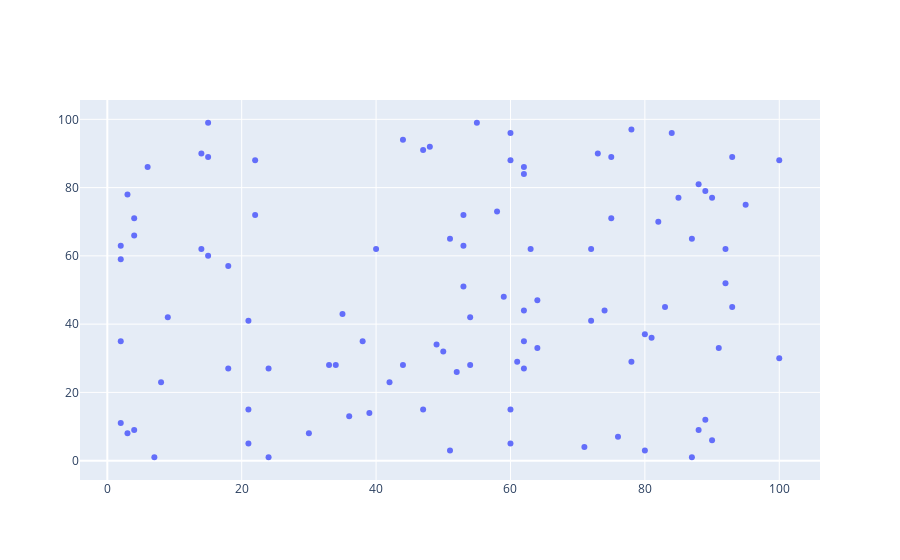

The code cell stored with this chart in its notebook:
### Markdown cell above
## Scatter Plot

### Code cell
np.random.seed(42)
random_x = np.random.randint(1, 101, 100)
random_y = np.random.randint(1, 101, 100)


data = [go.Scatter(
    x = random_x,
    y = random_y, 
    mode= 'markers'
)]

py.iplot(data)

### Figure 1 — Plotly figure (JSON) as saved in the notebook; plotly's stock layout.template omitted (floating-point values rounded to 4 significant figures)
{"data": [{"mode": "markers", "type": "scatter", "x": [52, 93, 15, 72, 61, 21, 83, 87, 75, 75, 88, 100, 24, 3, 22, 53, 2, 88, 30, 38, 2, 64, 60, 21, 33, 76, 58, 22, 89, 49, 91, 59, 42, 92, 60, 80, 15, 62, 62, 47, 62, 51, 55, 64, 3, 51, 7, 21, 73, 39, 18, 4, 89, 60, 14, 9, 90, 53, 2, 84, 92, 60, 71, 44, 8, 47, 35, 78, 81, 36, 50, 4, 2, 6, 54, 4, 54, 93, 63, 18, 90, 44, 34, 74, 62, 100, 14, 95, 48, 15, 72, 78, 87, 62, 40, 85, 80, 82, 53, 24], "y": [26, 89, 60, 41, 29, 15, 45, 65, 89, 71, 9, 88, 1, 8, 88, 63, 11, 81, 8, 35, 35, 33, 5, 41, 28, 7, 73, 72, 12, 34, 33, 48, 23, 62, 88, 37, 99, 44, 86, 91, 35, 65, 99, 47, 78, 3, 1, 5, 90, 14, 27, 9, 79, 15, 90, 42, 77, 51, 63, 96, 52, 96, 4, 94, 23, 15, 43, 29, 36, 13, 32, 71, 59, 86, 28, 66, 42, 45, 62, 57, 6, 28, 28, 44, 84, 30, 62, 75, 92, 89, 62, 97, 1, 27, 62, 77, 3, 70, 72, 27]}], "layout": {}}
